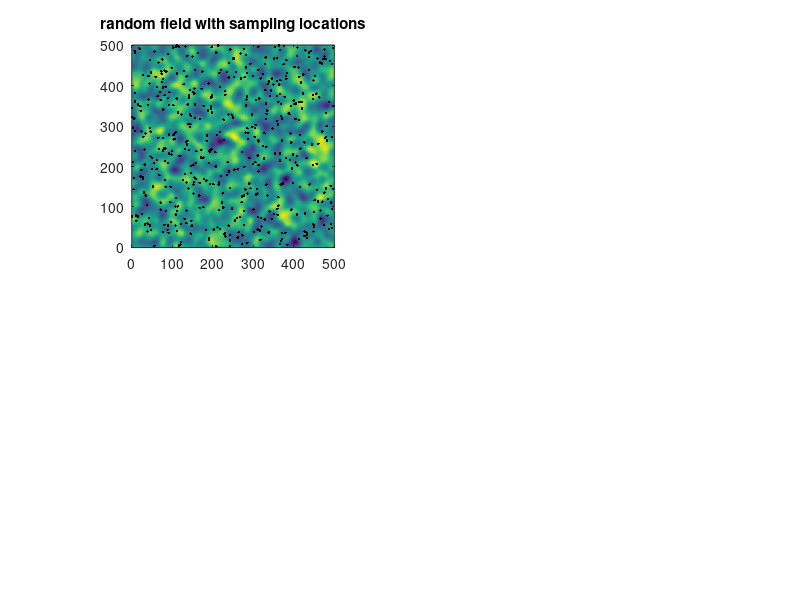

The MATLAB script that drew this image: (Note: this script raises an error after producing the figure.)
%% ========================================================================
%  GeoInterp : Numerical Interpolation & Approximation Methods in Geodesy
%  ------------------------------------------------------------------------
%  Script  : KrigingDemo.m  (formerly kriging0.m)
%  Purpose : Ordinary kriging demonstration. Generates a spatially
%            correlated random field, samples it at 500 random locations,
%            computes the experimental variogram (variogram.m), fits a
%            stable variogram model (variogramfit, from MATLAB FEX), and
%            interpolates the field by ordinary kriging (kriging.m) with
%            the kriging variance map.
%  Note    : Requires variogramfit.m from the MATLAB File Exchange.
%  ------------------------------------------------------------------------
%  Author  : Motahareh Esfandyari-Kaloukan
%  ========================================================================

clear
clc
close all
format long g


[X,Y] = meshgrid(0:500);
Z = randn(size(X));
Z = imfilter(Z,fspecial('gaussian',[40 40],8));

n = 500;
x = rand(n,1)*500;
y = rand(n,1)*500;
z = interp2(X,Y,Z,x,y);

subplot(2,2,1)
imagesc(X(1,:),Y(:,1),Z); axis image; axis xy
hold on
plot(x,y,'.k')
title('random field with sampling locations')

v = variogram([x y],z,'plotit',false,'maxdist',100);

subplot(2,2,2)
[dum,dum,dum,vstruct] = variogramfit(v.distance,v.val,[],[],[],'model','stable');
title('variogram')

[Zhat,Zvar] = kriging(vstruct,x,y,z,X,Y);
subplot(2,2,3)
imagesc(X(1,:),Y(:,1),Zhat); axis image; axis xy
title('kriging predictions')
subplot(2,2,4)
contour(X,Y,Zvar); axis image
title('kriging variance')
